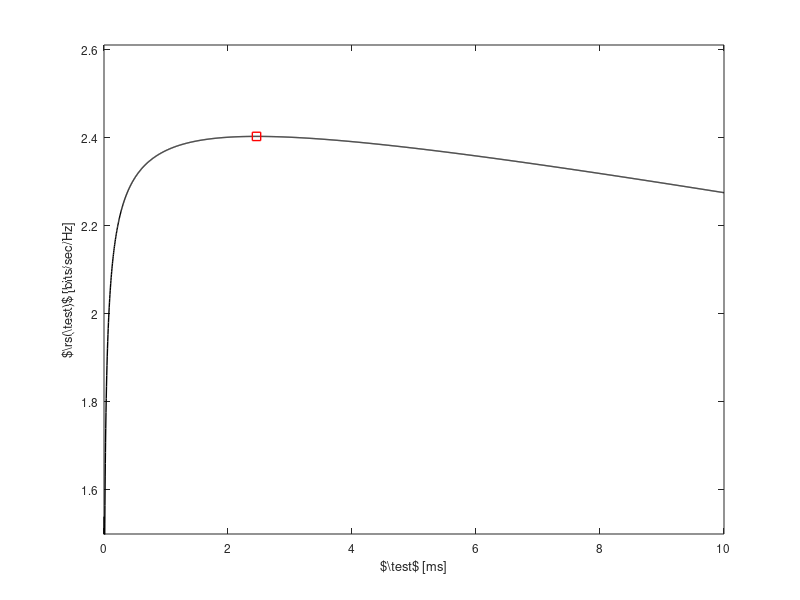

Reproduce this figure in MATLAB. (Note: this script raises an error after producing the figure.)
%                                
%        Description: This m-file considers the Estimation-Throughput tradeoff 
%        for the AWGN channel.  
%        (When an outage constraint is established over the power received at PR)        
%
%        Clearly the regulated power is distributed according non central
%        chi-2 distribution. However to simplify the analysis we
%        approximate the non central distribution against the Gamma
%        distribution.
%        
%        The simulation is performed to show the following:
%        1) Analyse the throughput vs estimation curves
%        2) Confirm the theoretical analysis vs simulation results
%
%        Created on: 04.08.15
%        Revision History: 04.08.15 --> File generated   
%  
%%%%%%%%%%%%%%%%%%%%%%%%%%%%%%%%%%%%%%%%%%%%%%%%%%%%%%%%%%%%%%%%%%%%%%%%%%%

clear all;
close all;
clc;

sim = 00;                                            % Enable( = 1) to perform simulation, theoretical analysis
th = 00;                                             % disable ( = 0) to plot curves, data is read from a file
                                                     % Theoretical anaylsis is also included of simulation as
                                                     % numerical integration is involved
al = 00;                                             % An alternative approach that doesn't consider the power control
                                                     % and transmits a constant power, uses estimation samples to satisfy
                                                     % the outage constaint on the primary interference power
%%%%%%%%%%%%%%%%%%%%%%%%%%%%%%%%%%%%%%%%%%%%%%%%%%%%%%%%%%%%%%%%%%%%%%%%%%%
%   Parameters
%%%%%%%%%%%%%%%%%%%%%%%%%%%%%%%%%%%%%%%%%%%%%%%%%%%%%%%%%%%%%%%%%%%%%%%%%%%
P_tran = -00;                                        % Power transmitted by PR, the SNR received at ST can be 
                                                     % varried using this parameter
noise_power = -100;                                  % noise power -100 dBm
I_T = -110;                                          % Interference temperature -80 dBm
f_s = 1e6;                                           % 1 MHz one band
K = 0.1 * f_s;                                       % K = Total number of samples in a frame = T * f_s, T = 100 ms WRAN standard
alpha_true_p1 = 100;                                 % True Path loss between ST and PR  to achieve P_p = IT  
alpha_true_p2 = 100;                                 % True Path loss between PT and SR  
alpha_true_s = 080;                                  % True Path loss between ST and SR  to achieve P_p = IT  
epsilon = 0.01;                                      % Outage Probability constraint at PR
snr = 10^(P_tran/10) * 10^(-alpha_true_p1/10)...     % snr received at the PR
    / 10^(noise_power/10);
P_reg_max = 10^(-00/10);                             % Maximum Trasmit Power Constraint

E_s = 1;                                             % Pilot Energy 
N_s = 10;                                            % Number of Pilot Symobols 
sigma_est_error = 10^(noise_power/10)/N_s;           % Variance of the Estimation error for h_s 
dof_s = 1;                                           % Degree of freedom = 1


%%%%%%%%%%%%%%%%%%%%%%%%%%%%%%%%%%%%%%%%%%%%%%%%%%%%%%%%%%%%%%%%%%%%%%%%%%%
%   Simulation
%%%%%%%%%%%%%%%%%%%%%%%%%%%%%%%%%%%%%%%%%%%%%%%%%%%%%%%%%%%%%%%%%%%%%%%%%%%


if sim
    M = 1e4;                                  % Number of realizations 
    N_sim = ceil([0.5:0.5:20] * (1e-3 * f_s));    % N = Total of samples used for estimation = tau * f_s 
    P_reg_sim = zeros(1, length(N_sim));      % Regulated transmitted power at ST
    P_rcvd_sim = zeros(1, M);                 % Received Power at ST

    Exp_R_sim = zeros(1,length(N_sim));       % Expected throughput  
    num_tp = 10000;                            % Number of test points
    for i=1:length(N_sim)
        disp(strcat('N = ',num2str(N_sim(i)))); 
        parfor j=1:M
            % Estimate the received power P_reg with additive noise amplitude (zero mean and noise variance) 
            samples_st = sqrt(10^((P_tran)/10) * 10^(-alpha_true_p1/10)) * ones(1, N_sim(i)) + random('norm', 0, sqrt(10^(noise_power/10)), 1, N_sim(i));
            samples_sr = sqrt(10^((P_tran)/10) * 10^(-alpha_true_p2/10)) * ones(1, N_sim(i)) + random('norm', 0, sqrt(10^(noise_power/10)), 1, N_sim(i));
            P_rcvd_st_sim(j) = mean(samples_st.^2);               
            P_rcvd_sr_sim(j) = mean(samples_sr.^2);    
            alpha_s_est(j) = mean(normrnd(sqrt(10^(-alpha_true_s/10)), sqrt(10^(noise_power/10)), 1, N_s).^2);
        end            
            % Perform power control over the received samples, 
            % hist(P_reg_sim(i,:), 200)
            % print(gcf,'-dpdf','../figures/hist_P_reg')
            test_points = linspace(min(P_rcvd_st_sim), max(P_rcvd_st_sim), num_tp);
            for k=1:num_tp
                %(length(find(P_rcvd_sim < test_points(k)))/M)
                if (length(find(P_rcvd_st_sim < test_points(k)))/M) >= (1 - epsilon)   
                    P_reg_sim(i) = 10^(I_T/10) * 10^(P_tran/10) /...
                        (test_points(k) - 10^(noise_power/10));       
                    break;
                end
            end                   
            
            if 0
            
                C_1_ = calc_capacities(10^(-alpha_true_p2/10)/10^(noise_power/10),...
                    10^(-alpha_true_s/10), P_reg_sim(i), 10^(noise_power/10), N_sim(i), N_s);
            end
            C_1 = mean(log2(1  + P_reg_sim(i) * alpha_s_est ./P_rcvd_sr_sim));
            Exp_R_sim(i) = (K- N_sim(i))/K * C_1;     

            disp(strcat('Exp_R_sim(i) = ',num2str(Exp_R_sim(i)))); 
            disp(strcat('P_reg_sim(i) = ',num2str(P_reg_sim(i)))); 
    end
    save('results_thr_est_time_tradeoff_AWGN_wo_nu_snr_m00_e01_sim.mat');
    if ~th      % If theoretical analysis is already simulated the computation ends here.
        quit;
    end
end
    
%%%%%%%%%%%%%%%%%%%%%%%%%%%%%%%%%%%%%%%%%%%%%%%%%%%%%%%%%%%%%%%%%%%%%%%%%%%
%   Theoretical analysis
%%%%%%%%%%%%%%%%%%%%%%%%%%%%%%%%%%%%%%%%%%%%%%%%%%%%%%%%%%%%%%%%%%%%%%%%%%%
if th
   %% Theoretical parameters
    N_th = [1:2:25,28:4:20000];                           % N = Total of samples used for estimation = tau * f_s 
    P_reg_th = zeros(1,length(N_th));             % Expected power regulated by ST
    Exp_R_th = zeros(1,length(N_th));             % Expected throughput  

    
    for i=1:length(N_th)       
        disp(strcat('N_th = ',num2str(N_th(i))));             
           
       %% Determining the performance meterics --> Exp_R
       %% Expected values           
       
       %% Gamma Approximation to the non-central chi-squared distribution
       mean = 10^(noise_power/10) * (1 + snr);       
       var = (10^(noise_power/10))^2/N_th(i) * ( 2 + 4 * snr); 
       
       b = var/mean;
       a = mean/b;
       
       %% Determine the controlled power
       P_reg_th(i) =  min(P_reg_max, 10^(I_T/10) * 10^(P_tran/10) / (b * gammaincinv(epsilon, a,'upper')...
           - 10^(noise_power/10)));       
      
       C_1 = calc_capacities(10^(-alpha_true_p2/10)/10^(noise_power/10),...
                10^(-alpha_true_s/10), P_reg_th(i), 10^(noise_power/10), N_th(i), N_s);
       
       %% Expected Rate
        Exp_R_th(i) = (K- N_th(i))/K * C_1;
        
       %%
        disp(strcat('Exp_R_th(i) = ',num2str(Exp_R_th(i)))); 
        disp(strcat('P_reg_th(i) = ',num2str(P_reg_th(i)))); 
    end
    %%%%%%%%%%%%%%%%%%%%%%%%%%%%%%%%%%%%%%%%%%%%%%%%%%%%%%%%%%%%%%%%%%%%%%%%%%%
    %   Finding optimum estimation time
    %%%%%%%%%%%%%%%%%%%%%%%%%%%%%%%%%%%%%%%%%%%%%%%%%%%%%%%%%%%%%%%%%%%%%%%%%%%
    % Optimum throughput for the ideal model
    [Exp_R_opt index] = max(Exp_R_th);
    N_opt = N_th(index);

    save('results_thr_est_time_tradeoff_AWGN_wo_nu_snr_m00_e10_th.mat');
    %quit;
end

time = 10000;
%%%%%%%%%%%%%%%%%%%%%%%%%%%%%%%%%%%%%%%%%%%%%%%%%%%%%%%%%%%%%%%%%%%%%%%%%%%
%   Plot curves theoretical analysis
%%%%%%%%%%%%%%%%%%%%%%%%%%%%%%%%%%%%%%%%%%%%%%%%%%%%%%%%%%%%%%%%%%%%%%%%%%%
load('results_thr_est_time_tradeoff_AWGN_wo_nu_snr_m00_e01_th.mat');
%pbaspect([1 0.3 1]);
[values scope_th] = find(N_th <= time);
gap = 12;
downsampled = 1:ceil(length(scope_th)/gap):length(scope_th);
Fontsize = 8.5;
h2 = plot(N_th(scope_th) * 1e-3, Exp_R_th(scope_th), 'k-', 'LineWidth', 1);



%% Ideal Model
Exp_R_id = log2(1 + 10^(I_T/10) ./(10^(P_tran/10) * 10.^(-alpha_true_p1/10))...
    * 10^(-alpha_true_s/10)./ (10^(P_tran/10) *  (10^(-alpha_true_p2/10) + 10^(noise_power/10))));
hold on,
%h1 = plot(N_th(scope_th) * 1e-3, Exp_R_id * ones(1, length(N_th(scope_th))), 'c', 'LineWidth', 1);
%if 1
%    hold on;
%    plot(N_th(downsampled) * 1e-3, Exp_R_id * ones(1, length(N_th(downsampled))), 'cd', 'LineWidth', 1);
%    lp1 = plot(0,0,'-c','Marker','d', 'LineWidth', 1, 'visible','off');
%end
Y_min = min(Exp_R_th(scope_th));
Y_max = max(Exp_R_id);

load('results_thr_est_time_tradeoff_AWGN_wo_nu_snr_m00_e10_th.mat');
%pbaspect([1 0.3 1]);
%h5 = plot(N_th(scope_th) * 1e-3, Exp_R_th(scope_th), 'k-', 'LineWidth', 1);




%%%%%%%%%%%%%%%%%%%%%%%%%%%%%%%%%%%%%%%%%%%%%%%%%%%%%%%%%%%%%%%%%%%%%%%%%%%
%   Plot curves simulation
%%%%%%%%%%%%%%%%%%%%%%%%%%%%%%%%%%%%%%%%%%%%%%%%%%%%%%%%%%%%%%%%%%%%%%%%%%%
load('results_thr_est_time_tradeoff_AWGN_wo_nu_snr_m00_e01_th.mat');
hold on,
h3 = plot(N_opt * 1e-3, Exp_R_opt, 'rs', 'LineWidth', 1);
load('results_thr_est_time_tradeoff_AWGN_wo_nu_snr_m00_e10_th.mat');
%hold on,
%plot(N_opt * 1e-3, Exp_R_opt, 'rs', 'LineWidth', 1);

axis([0 max(N_th(scope_th)) * 1e-3  1.5 Y_max  * 1.01]);
ylabel('$\rs(\test)$ [bits/sec/Hz]','FontSize',Fontsize);
xlabel('$\test$ [ms]','FontSize',Fontsize);
%hl = legend([h1 h2 h3 h4],'IM','EM', '$\trs(\ttau)$', 'Simulated');
%if 1
%    hl = legend([lp1 h2 h3 h4],'IM','EM', '$\trs(\ttau)$', 'Simulated');
%end
    %hl = legend([h1 h2 h3 h5 h4],'IM','EM, $\opc = 0.1$', 'EM, $\opc = 0.01$', '$\trs(\ttau)$', 'Simulated');
%set(hl, 'position',[0.725 0.12 0.15 0.31]);
%set(hl, 'position',[0.15 0.13 0.34 0.30]);
%set(hl, 'position',[0.15 0.13 0.4 0.35]);
set(gca,'FontSize',Fontsize);
laprint(1, '../figures/fig_thr_est_time_tradeoff_AWGN', 'options', 'factory', 'width', 8, 'scalefonts',...
    'on', 'factor',0.5, 'keepfontprops', 'on');
